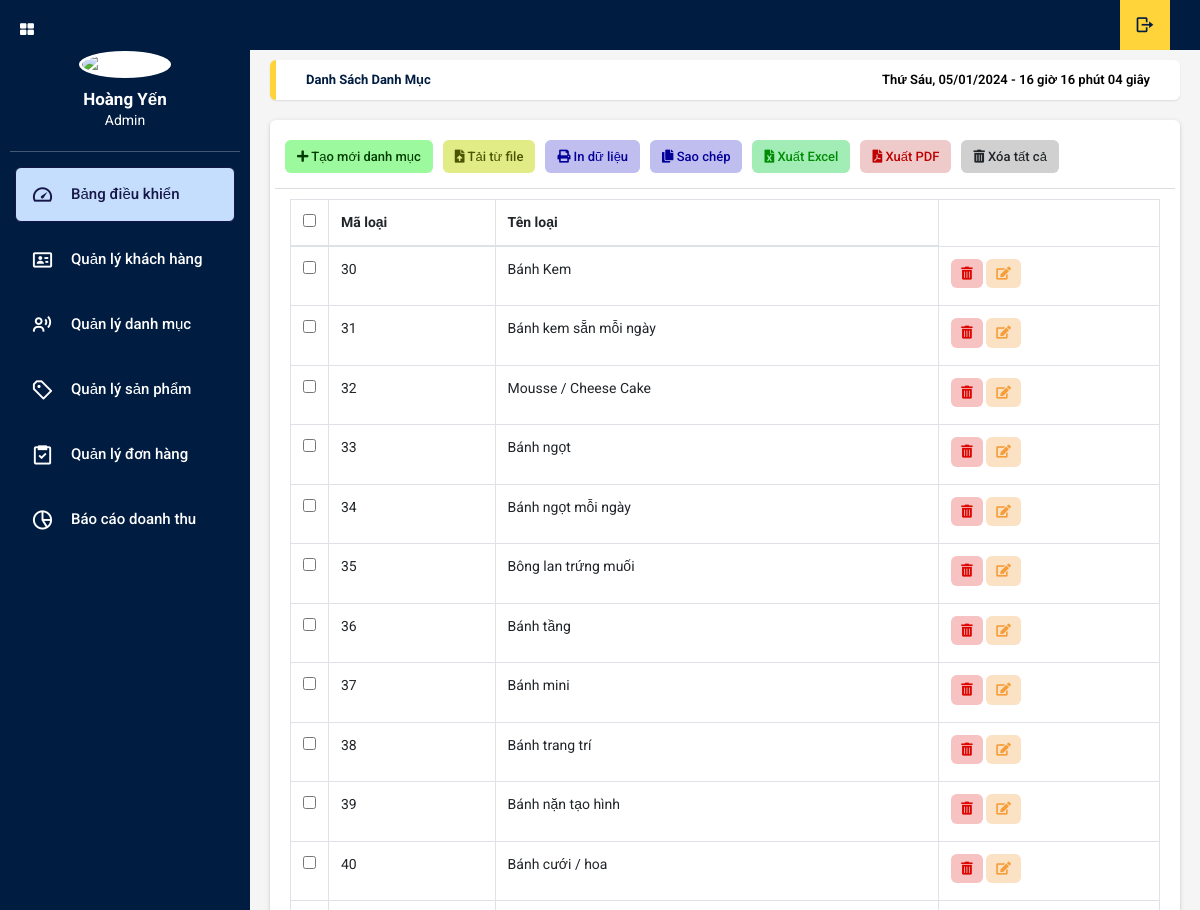
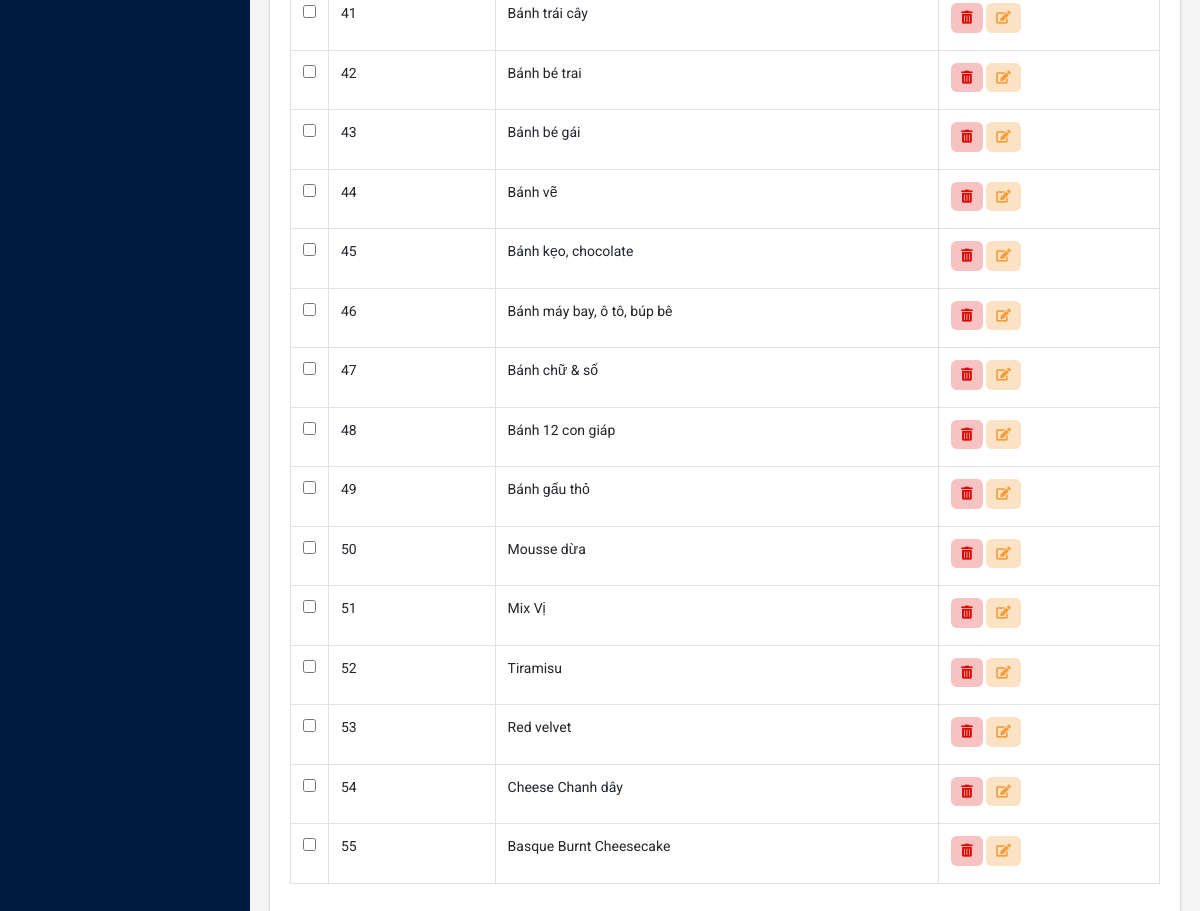
Page /WebDY/admin/index.php?act=qldm (signed in) on the committed database (2 pictures, top to bottom).
### tables this page shows
CREATE TABLE `danhmuc` (
  `DM_ID` int(11) NOT NULL,
  `TenDM` varchar(50) NOT NULL,
  `home` int(11) NOT NULL,
  `stt` int(11) DEFAULT NULL,
  `menu1` tinyint(1) DEFAULT NULL,
  `page` varchar(200) DEFAULT NULL
);

### WebDY/admin/model/pdo.php (called while the page is built, shortened)
<?php
function pdo_get_connection(){
    $dburl = "mysql:host=localhost;dbname=dycakehouse;charset=utf8";
    $username = 'root';
    $password = '';
    $conn = new PDO($dburl, $username, $password);
    $conn->setAttribute(PDO::ATTR_ERRMODE, PDO::ERRMODE_EXCEPTION);
    return $conn;
}
function pdo_query($sql){
    $sql_args = array_slice(func_get_args(), 1);
    try{
        $conn = pdo_get_connection();
        $stmt = $conn->prepare($sql);
        $stmt->execute($sql_args);
        $rows = $stmt->fetchAll();
        return $rows;
    }
    catch(PDOException $e){
        throw $e;
    }
    finally{
        unset($conn);
    }
}

### WebDY/admin/model/danhmuc.php (called while the page is built, shortened)
<?php
    function loadall_danhmuc(){
        $sql="select * from danhmuc order by DM_ID asc limit 5 , 39";
        $listdm=pdo_query($sql);
        return $listdm;
    }
?>

### WebDY/admin/danhmuc/home.php (the view)
<main class="app-content">
        <div class="app-title">
            <ul class="app-breadcrumb breadcrumb side">
                <li class="breadcrumb-item active"><a href="index.php?act=qldm"><b>Danh sách danh mục</b></a></li>
            </ul>
            <div id="clock"></div>
        </div>
        <div class="row">
            <div class="col-md-12">
                <div class="tile">
                    <div class="tile-body">
                        <div class="row element-button">
                            <div class="col-sm-2">
                              <a class="btn btn-add btn-sm" href="index.php?act=adddm" title="Thêm"><i class="fas fa-plus"></i>
                                Tạo mới danh mục</a>
                            </div>
                            <div class="col-sm-2">
                              <a class="btn btn-delete btn-sm nhap-tu-file" type="button" title="Nhập" onclick="myFunction(this)"><i
                                  class="fas fa-file-upload"></i> Tải từ file</a>
                            </div>
                            <div class="col-sm-2">
                              <a class="btn btn-delete btn-sm print-file" type="button" title="In" onclick="myApp.printTable()"><i
                                  class="fas fa-print"></i> In dữ liệu</a>
                            </div>
                            <div class="col-sm-2">
                              <a class="btn btn-delete btn-sm print-file js-textareacopybtn" type="button" title="Sao chép"><i
                                  class="fas fa-copy"></i> Sao chép</a>
                            </div>
                            <div class="col-sm-2">
                              <a class="btn btn-excel btn-sm" href="" title="In"><i class="fas fa-file-excel"></i> Xuất Excel</a>
                            </div>
                            <div class="col-sm-2">
                              <a class="btn btn-delete btn-sm pdf-file" type="button" title="In" onclick="myFunction(this)"><i
                                  class="fas fa-file-pdf"></i> Xuất PDF</a>
                            </div>
                            <div class="col-sm-2">
                              <a class="btn btn-delete btn-sm" type="button" title="Xóa" onclick="myFunction(this)"><i
                                  class="fas fa-trash-alt"></i> Xóa tất cả </a>
                            </div>
                          </div>
                        <table class="table table-hover table-bordered" id="sampleTable">
                            <thead>
                                <tr>
                                    <th width="10"><input type="checkbox" id="all"></th>
                                    <th>Mã loại</th>
                                    <th>Tên loại</th>
                                </tr>
                            </thead>
                            <tbody>
                                <?php
                                    foreach($listdm as $danhmuc ){
                                        extract($danhmuc);
                                        $suadm="index.php?act=suadm&DM_ID=".$DM_ID;
                                        $xoadm="index.php?act=xoadm&DM_ID=".$DM_ID;
                                        echo '<tr>
                                        <td width="10"><input type="checkbox" name="check1" value="1"></td>
                                        <td>'.$DM_ID.'</td>
                                        <td>'.$TenDM.'</td>
                                        <td><a href="'.$xoadm.'"> <button class="btn btn-primary btn-sm trash" type="button" value="Xóa"
                                                onclick="myFunction(this)"><i class="fas fa-trash-alt"></i>
                                            </button></a>
                                            <a href="'.$suadm.'"><button class="btn btn-primary btn-sm edit" type="button" value="Sửa" id="show-emp" data-toggle="modal"
                          data-target="#ModalUP"><i class="fas fa-edit"></i></button></a>
                                        </td>
                                    </tr>';
                                    }
                                ?>
                            </tbody>
                        </table>
                    </div>
                </div>
            </div>
        </div>
    </main>

### rows in the picture
danhmuc: DM_ID "30", TenDM "Bánh Kem"
danhmuc: DM_ID "31", TenDM "Bánh kem sẵn mỗi ngày"
danhmuc: DM_ID "32", TenDM "Mousse / Cheese Cake"
danhmuc: DM_ID "33", TenDM "Bánh ngọt"
danhmuc: DM_ID "34", TenDM "Bánh ngọt mỗi ngày"
danhmuc: DM_ID "35", TenDM "Bông lan trứng muối"
danhmuc: DM_ID "36", TenDM "Bánh tầng"
danhmuc: DM_ID "37", TenDM "Bánh mini"
danhmuc: DM_ID "38", TenDM "Bánh trang trí"
danhmuc: DM_ID "39", TenDM "Bánh nặn tạo hình"
danhmuc: DM_ID "40", TenDM "Bánh cưới / hoa"
danhmuc: DM_ID "41", TenDM "Bánh trái cây"
danhmuc: DM_ID "42", TenDM "Bánh bé trai"
danhmuc: DM_ID "43", TenDM "Bánh bé gái"
danhmuc: DM_ID "44", TenDM "Bánh vẽ"
danhmuc: DM_ID "45", TenDM "Bánh kẹo, chocolate"
danhmuc: DM_ID "46", TenDM "Bánh máy bay, ô tô, búp bê"
danhmuc: DM_ID "47", TenDM "Bánh chữ & số"
danhmuc: DM_ID "48", TenDM "Bánh 12 con giáp"
danhmuc: DM_ID "49", TenDM "Bánh gấu thỏ"
danhmuc: DM_ID "50", TenDM "Mousse dừa"
danhmuc: DM_ID "51", TenDM "Mix Vị"
danhmuc: DM_ID "52", TenDM "Tiramisu"
danhmuc: DM_ID "53", TenDM "Red velvet"
danhmuc: DM_ID "54", TenDM "Cheese Chanh dây"
danhmuc: DM_ID "55", TenDM "Basque Burnt Cheesecake"
